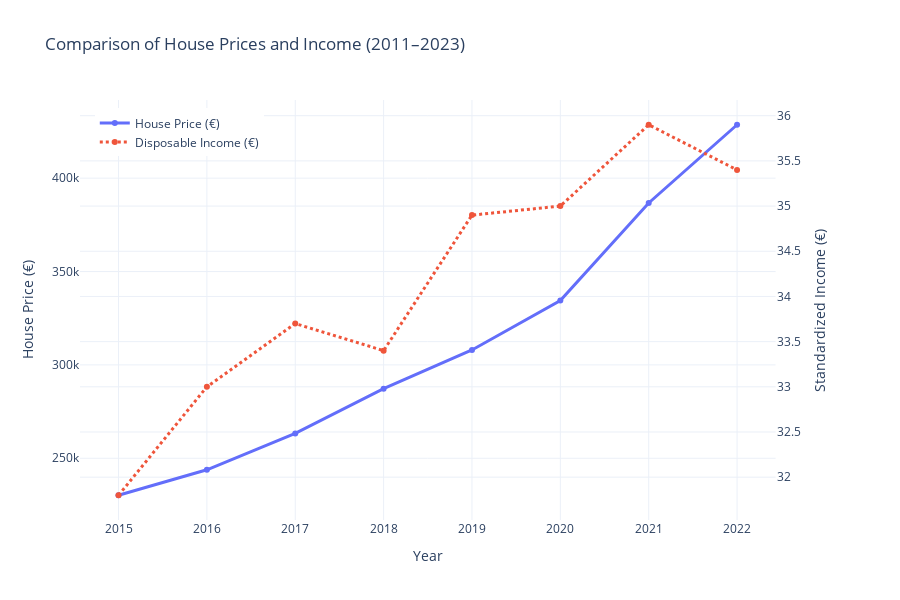

The code cell stored with this chart in its notebook:
### Markdown cell above
### 📈 Argument 1.1: Housing Prices vs. Income (2011–2023)

This dual-axis line chart visualizes the divergence between average home prices and standardized disposable income in the Netherlands from 2011 to 2023. 

- The **left Y-axis** shows average home prices in euros.
- The **right Y-axis** shows standardized disposable income in euros.
- Both variables are plotted over the years 2011–2023.

While income has increased gradually over the years, **home prices have risen much more sharply**. The visualization highlights the growing affordability gap for first-time buyers, showing that income growth has **not kept pace** with the rapid rise in housing costs.

This supports the argument that housing has become increasingly unaffordable for starters.

### Code cell
import pandas as pd
import plotly.graph_objects as go
from plotly.subplots import make_subplots

bruto_df = pd.read_csv('gemmideld_bruto_inkomen.csv', delimiter=',')
besteedbaar_df = pd.read_csv('gemmideld_inkomen.csv', delimiter=',')
huisprijs_df = pd.read_csv('huisprijs.csv', delimiter=',')

bruto_df.columns = bruto_df.columns.str.strip()
besteedbaar_df.columns = besteedbaar_df.columns.str.strip()
huisprijs_df.columns = huisprijs_df.columns.str.strip()

def clean_income_data(df, year_col, value_col):
    df = df[[year_col, value_col]].copy()
    df[year_col] = df[year_col].astype(str).str.extract(r'(\d{4})').astype(float)
    df[value_col] = df[value_col].astype(str).str.replace(',', '.').astype(float)
    return df[(df[year_col] >= 2011) & (df[year_col] <= 2023)].reset_index(drop=True)

bruto_clean = clean_income_data(bruto_df, 'Category', 'Gemiddeld bruto inkomen')
besteedbaar_clean = clean_income_data(besteedbaar_df, 'Category', 'Gestandaardiseerd besteedbaar inkomen')
bruto_clean.columns = ['Year', 'Gross Income']
besteedbaar_clean.columns = ['Year', 'Disposable Income']

huisprijs_df = huisprijs_df[huisprijs_df['Perioden'].astype(str).str.match(r'^\d{4}$')]
huisprijs_df['Perioden'] = huisprijs_df['Perioden'].astype(int)
huisprijs_df['Gemiddelde verkoopprijs (euro)'] = huisprijs_df['Gemiddelde verkoopprijs (euro)']\
    .astype(str).str.replace('.', '', regex=False).str.replace(',', '.', regex=False).astype(float)
huisprijs_clean = huisprijs_df[(huisprijs_df['Perioden'] >= 2011) & (huisprijs_df['Perioden'] <= 2023)][
    ['Perioden', 'Gemiddelde verkoopprijs (euro)']].reset_index(drop=True)
huisprijs_clean.columns = ['Year', 'House Price']

merged_df = pd.merge(huisprijs_clean, bruto_clean, on='Year', how='inner')
merged_df = pd.merge(merged_df, besteedbaar_clean, on='Year', how='inner')

fig = make_subplots(specs=[[{"secondary_y": True}]])
fig.add_trace(go.Scatter(
    x=merged_df['Year'],
    y=merged_df['House Price'],
    mode='lines+markers',
    name='House Price (€)',
    line=dict(width=3)
), secondary_y=False)
fig.add_trace(go.Scatter(
    x=merged_df['Year'],
    y=merged_df['Disposable Income'],
    mode='lines+markers',
    name='Disposable Income (€)',
    line=dict(dash='dot', width=3)
), secondary_y=True)

fig.update_layout(
    title="Comparison of House Prices and Income (2011–2023)",
    xaxis_title="Year",
    legend=dict(x=0.02, y=0.98),
    template="plotly_white",
    height=600
)
fig.update_yaxes(title_text="House Price (€)", secondary_y=False)
fig.update_yaxes(title_text="Standardized Income (€)", secondary_y=True)

fig.show()

### Figure 1 — Plotly figure (JSON) as saved in the notebook; plotly's stock layout.template omitted (floating-point values rounded to 4 significant figures)
{"data": [{"line": {"width": 3}, "mode": "lines+markers", "name": "House Price (€)", "type": "scatter", "x": [2015, 2016, 2017, 2018, 2019, 2020, 2021, 2022], "xaxis": "x", "y": [230194, 243837, 263295, 287267, 307978, 334488, 386714, 428591], "yaxis": "y"}, {"line": {"dash": "dot", "width": 3}, "mode": "lines+markers", "name": "Disposable Income (€)", "type": "scatter", "x": [2015, 2016, 2017, 2018, 2019, 2020, 2021, 2022], "xaxis": "x", "y": [31.8, 33, 33.7, 33.4, 34.9, 35, 35.9, 35.4], "yaxis": "y2"}], "layout": {"height": 600, "legend": {"x": 0.02, "y": 0.98}, "title": {"text": "Comparison of House Prices and Income (2011–2023)"}, "xaxis": {"anchor": "y", "domain": [0, 0.94], "title": {"text": "Year"}}, "yaxis": {"anchor": "x", "domain": [0, 1], "title": {"text": "House Price (€)"}}, "yaxis2": {"anchor": "x", "overlaying": "y", "side": "right", "title": {"text": "Standardized Income (€)"}}}}
